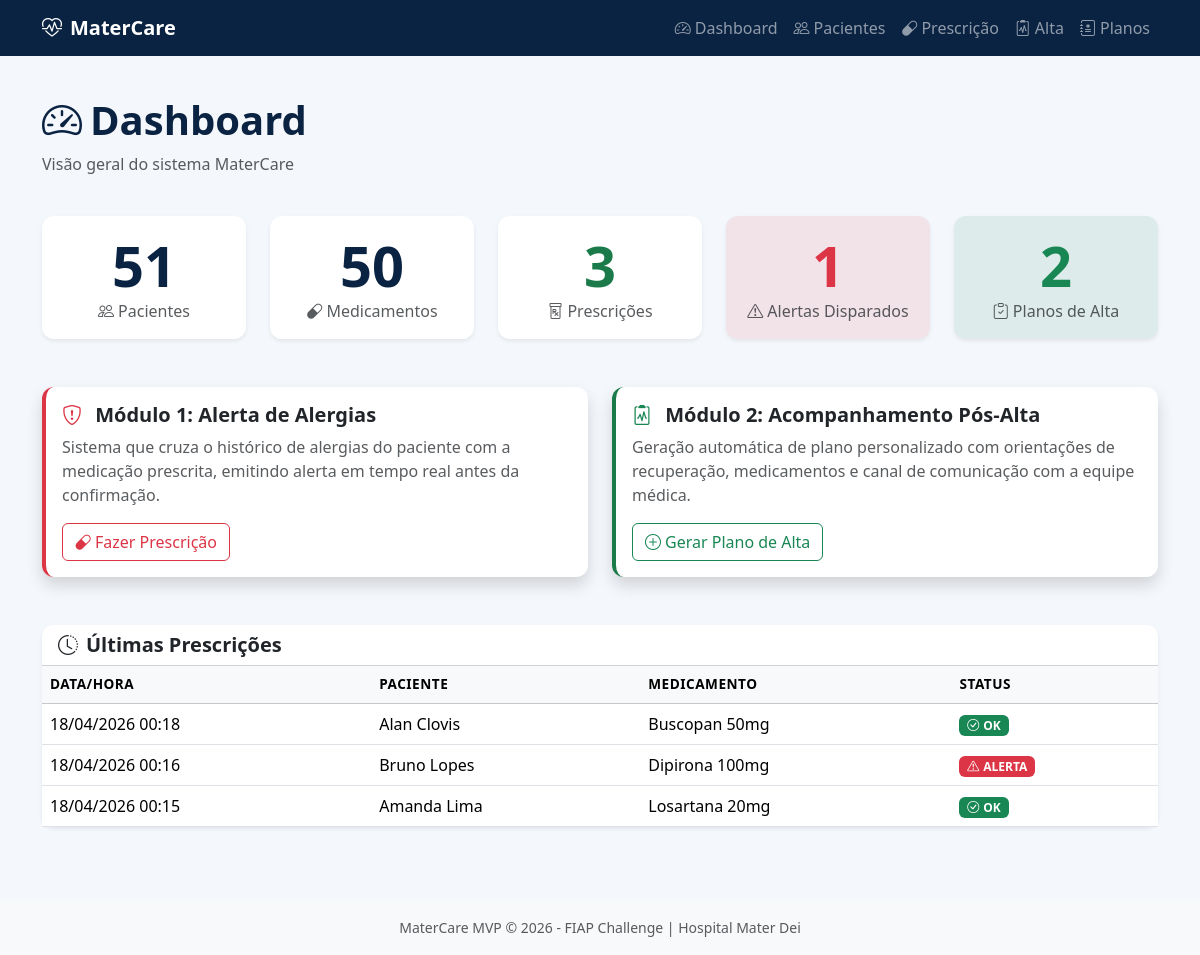
The page / on the database its author committed.
### models.py (models this page shows, shortened)
class Prescricao(db.Model):
    __tablename__ = 'prescricoes'
    id = db.Column(db.Integer, primary_key=True)
    paciente_id = db.Column(db.Integer, db.ForeignKey('pacientes.id'), nullable=False)
    medicamento_id = db.Column(db.Integer, db.ForeignKey('medicamentos.id'), nullable=False)
    data = db.Column(db.DateTime, default=datetime.utcnow)
    status = db.Column(db.String(20), nullable=False)  # 'ALERTA' ou 'OK'
    observacao = db.Column(db.Text, nullable=True)

class Paciente(db.Model):
    __tablename__ = 'pacientes'
    id = db.Column(db.Integer, primary_key=True)
    nome = db.Column(db.String(100), nullable=False)
    data_nascimento = db.Column(db.Date, nullable=True)
    alergias = db.Column(db.Text, nullable=True, default="")  # Lista livre de alergias
    criado_em = db.Column(db.DateTime, default=datetime.utcnow)
    prescricoes = db.relationship('Prescricao', backref='paciente', lazy=True)
    planos_alta = db.relationship('PlanoAlta', backref='paciente', lazy=True)

class Medicamento(db.Model):
    __tablename__ = 'medicamentos'
    id = db.Column(db.Integer, primary_key=True)
    nome = db.Column(db.String(100), nullable=False)
    substancia_ativa = db.Column(db.String(100), nullable=True)
    prescricoes = db.relationship('Prescricao', backref='medicamento', lazy=True)

### app.py (the view)
@app.route('/')
def index():
    total_pacientes = Paciente.query.count()
    total_medicamentos = Medicamento.query.count()
    total_prescricoes = Prescricao.query.count()
    total_alertas = Prescricao.query.filter_by(status='ALERTA').count()
    total_planos = PlanoAlta.query.count()
    ultimas_prescricoes = Prescricao.query.order_by(Prescricao.data.desc()).limit(5).all()
    return render_template(
        'index.html',
        total_pacientes=total_pacientes,
        total_medicamentos=total_medicamentos,
        total_prescricoes=total_prescricoes,
        total_alertas=total_alertas,
        total_planos=total_planos,
        ultimas_prescricoes=ultimas_prescricoes
    )

### templates/index.html (shortened to what this page needs)
{% extends 'base.html' %}
{% block content %}
<div class="row mb-4">
    <div class="col">
        <h1 class="fw-bold" style="color: #0A2342;">
            <i class="bi bi-speedometer2 me-2"></i>Dashboard
        </h1>
        <p class="text-muted">Visão geral do sistema MaterCare</p>
    </div>
</div>
<div class="row g-4 mb-5">
    <div class="col-md-4 col-lg">
        <div class="card h-100 border-0 shadow-sm">
            <div class="card-body text-center">
                <div class="display-4 fw-bold" style="color: #0A2342;">{{ total_pacientes }}</div>
                <p class="text-muted mb-0"><i class="bi bi-people me-1"></i>Pacientes</p>
            </div>
        </div>
    </div>
    <div class="col-md-4 col-lg">
        <div class="card h-100 border-0 shadow-sm">
            <div class="card-body text-center">
                <div class="display-4 fw-bold" style="color: #0A2342;">{{ total_medicamentos }}</div>
                <p class="text-muted mb-0"><i class="bi bi-capsule me-1"></i>Medicamentos</p>
            </div>
        </div>
    </div>
    <div class="col-md-4 col-lg">
        <div class="card h-100 border-0 shadow-sm">
            <div class="card-body text-center">
                <div class="display-4 fw-bold" style="color: #1B7A4A;">{{ total_prescricoes }}</div>
                <p class="text-muted mb-0"><i class="bi bi-prescription me-1"></i>Prescrições</p>
            </div>
        </div>
    </div>
    <div class="col-md-6 col-lg">
        <div class="card h-100 border-0 shadow-sm bg-danger bg-opacity-10">
            <div class="card-body text-center">
                <div class="display-4 fw-bold text-danger">{{ total_alertas }}</div>
                <p class="text-muted mb-0"><i class="bi bi-exclamation-triangle me-1"></i>Alertas Disparados</p>
            </div>
        </div>
    </div>
    <div class="col-md-6 col-lg">
        <div class="card h-100 border-0 shadow-sm bg-success bg-opacity-10">
            <div class="card-body text-center">
                <div class="display-4 fw-bold text-success">{{ total_planos }}</div>
                <p class="text-muted mb-0"><i class="bi bi-clipboard-check me-1"></i>Planos de Alta</p>
            </div>
        </div>
    </div>
</div>
<div class="row g-4 mb-5">
    <div class="col-md-6">
        <div class="card h-100 border-0 shadow" style="border-left: 4px solid #dc3545 !important;">
            <div class="card-body">
                <h5 class="card-title fw-bold">
                    <i class="bi bi-shield-exclamation text-danger me-2"></i>
                    Módulo 1: Alerta de Alergias
                </h5>
                <p class="card-text text-muted">
                    Sistema que cruza o histórico de alergias do paciente com a medicação
                    prescrita, emitindo alerta em tempo real antes da confirmação.
                </p>
                <a href="{{ url_for('prescricao') }}" class="btn btn-outline-danger">
                    <i class="bi bi-capsule me-1"></i>Fazer Prescrição
                </a>
            </div>
        </div>
    </div>
    <div class="col-md-6">
        <div class="card h-100 border-0 shadow" style="border-left: 4px solid #1B7A4A !important;">
            <div class="card-body">
                <h5 class="card-title fw-bold">
                    <i class="bi bi-clipboard2-pulse text-success me-2"></i>
                    Módulo 2: Acompanhamento Pós-Alta
                </h5>
                <p class="card-text text-muted">
                    Geração automática de plano personalizado com orientações de recuperação,
                    medicamentos e canal de comunicação com a equipe médica.
                </p>
                <a href="{{ url_for('alta') }}" class="btn btn-outline-success">
                    <i class="bi bi-plus-circle me-1"></i>Gerar Plano de Alta
                </a>
            </div>
        </div>
    </div>
</div>
{% if ultimas_prescricoes %}
<div class="row">
    <div class="col">
        <div class="card border-0 shadow-sm">
            <div class="card-header bg-white">
                <h5 class="mb-0 fw-bold"><i class="bi bi-clock-history me-2"></i>Últimas Prescrições</h5>
            </div>
            <div class="card-body p-0">
                <table class="table table-hover mb-0">
                    <thead class="table-light">
                        <tr>
                            <th>Data/Hora</th>
                            <th>Paciente</th>
                            <th>Medicamento</th>
                            <th>Status</th>
                        </tr>
                    </thead>
                    <tbody>
                        {% for p in ultimas_prescricoes %}
                        <tr>
                            <td>{{ p.data.strftime('%d/%m/%Y %H:%M') }}</td>
                            <td>{{ p.paciente.nome }}</td>
                            <td>{{ p.medicamento.nome }}</td>
                            <td>
                                {% if p.status == 'ALERTA' %}
                                    <span class="badge bg-danger"><i class="bi bi-exclamation-triangle me-1"></i>ALERTA</span>
                                {% else %}
                                    <span class="badge bg-success"><i class="bi bi-check-circle me-1"></i>OK</span>
                                {% endif %}
                            </td>
                        </tr>
                        {% endfor %}
                    </tbody>
                </table>
            </div>
        </div>
    </div>
</div>
{% endif %}
{% endblock %}

### templates/base.html (shortened to what this page needs)
<!DOCTYPE html>
<html lang="pt-BR">
<head>
    <link href="https://cdn.jsdelivr.net/npm/bootstrap@5.3.2/dist/css/bootstrap.min.css" rel="stylesheet">
    <link href="https://cdn.jsdelivr.net/npm/bootstrap-icons@1.11.1/font/bootstrap-icons.css" rel="stylesheet">
    <link href="{{ url_for('static', filename='style.css') }}" rel="stylesheet">
</head>
<body>
    <nav class="navbar navbar-expand-lg navbar-dark" style="background-color: #0A2342;">
        <div class="container">
            <a class="navbar-brand fw-bold" href="{{ url_for('index') }}">
                <i class="bi bi-heart-pulse me-2"></i>MaterCare
            </a>
            <div class="collapse navbar-collapse" id="navbarNav">
                <ul class="navbar-nav ms-auto">
                    <li class="nav-item">
                        <a class="nav-link" href="{{ url_for('index') }}">
                            <i class="bi bi-speedometer2 me-1"></i>Dashboard
                        </a>
                    </li>
                    <li class="nav-item">
                        <a class="nav-link" href="{{ url_for('pacientes') }}">
                            <i class="bi bi-people me-1"></i>Pacientes
                        </a>
                    </li>
                    <li class="nav-item">
                        <a class="nav-link" href="{{ url_for('prescricao') }}">
                            <i class="bi bi-capsule me-1"></i>Prescrição
                        </a>
                    </li>
                    <li class="nav-item">
                        <a class="nav-link" href="{{ url_for('alta') }}">
                            <i class="bi bi-clipboard2-pulse me-1"></i>Alta
                        </a>
                    </li>
                    <li class="nav-item">
                        <a class="nav-link" href="{{ url_for('lista_planos') }}">
                            <i class="bi bi-journal-medical me-1"></i>Planos
                        </a>
                    </li>
                </ul>
            </div>
        </div>
    </nav>
    <main class="container py-4">
        {% block content %}{% endblock %}
    </main>
    <footer class="bg-light py-3 mt-5">
        <div class="container text-center text-muted">
            <small>MaterCare MVP &copy; 2026 - FIAP Challenge | Hospital Mater Dei</small>
        </div>
    </footer>
</body>
</html>

### static/css/style.css (style rules this page uses)
:root { --navy: #0A2342; --emerald: #1B7A4A; --light-gray: #f4f7fb; }
body { background-color: var(--light-gray); min-height: 100vh; }
.card { border-radius: 12px; }
.card-header { border-radius: 12px 12px 0 0 !important; }
.table th { font-weight: 600; font-size: 0.85rem; text-transform: uppercase; letter-spacing: 0.5px; }
footer { margin-top: auto; }

### rows shown on the page
Prescricao: data "18/04/2026 00:18", paciente.nome "Alan Clovis", medicamento.nome "Buscopan 50mg", status "OK" (drawn)
Prescricao: data "18/04/2026 00:16", paciente.nome "Bruno Lopes", medicamento.nome "Dipirona 100mg", status "ALERTA" (drawn)
Prescricao: data "18/04/2026 00:15", paciente.nome "Amanda Lima", medicamento.nome "Losartana 20mg", status "OK" (drawn)

### other values the page prints
{{ total_pacientes }} "51"
{{ total_medicamentos }} "50"
{{ total_prescricoes }} "3"
{{ total_alertas }} "1"
{{ total_planos }} "2"
